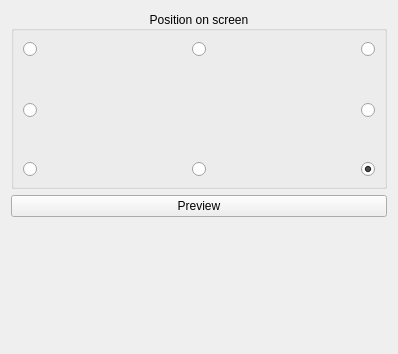
<?xml version="1.0" encoding="UTF-8"?>
<ui version="4.0">
 <class>AppearanceSettings</class>
 <widget class="QWidget" name="BasicSettings">
  <property name="geometry">
   <rect>
    <x>0</x>
    <y>0</y>
    <width>398</width>
    <height>354</height>
   </rect>
  </property>
  <layout class="QVBoxLayout" name="verticalLayout">
   <item>
    <widget class="QGroupBox" name="groupBox">
     <property name="title">
      <string>Position on screen</string>
     </property>
     <property name="alignment">
      <set>Qt::AlignCenter</set>
     </property>
     <layout class="QGridLayout" name="gridLayout">
      <item row="2" column="4">
       <widget class="QRadioButton" name="bottomRightRB">
        <property name="text">
         <string/>
        </property>
        <property name="checked">
         <bool>true</bool>
        </property>
        <attribute name="buttonGroup">
         <string notr="true">buttonGroup</string>
        </attribute>
       </widget>
      </item>
      <item row="1" column="4">
       <widget class="QRadioButton" name="centerRightRB">
        <property name="text">
         <string/>
        </property>
        <attribute name="buttonGroup">
         <string notr="true">buttonGroup</string>
        </attribute>
       </widget>
      </item>
      <item row="0" column="1">
       <spacer name="horizontalSpacer">
        <property name="orientation">
         <enum>Qt::Horizontal</enum>
        </property>
        <property name="sizeType">
         <enum>QSizePolicy::Expanding</enum>
        </property>
        <property name="sizeHint" stdset="0">
         <size>
          <width>40</width>
          <height>20</height>
         </size>
        </property>
       </spacer>
      </item>
      <item row="0" column="2">
       <widget class="QRadioButton" name="topCenterRB">
        <property name="text">
         <string/>
        </property>
        <attribute name="buttonGroup">
         <string notr="true">buttonGroup</string>
        </attribute>
       </widget>
      </item>
      <item row="2" column="2">
       <widget class="QRadioButton" name="bottomCenterRB">
        <property name="text">
         <string/>
        </property>
        <attribute name="buttonGroup">
         <string notr="true">buttonGroup</string>
        </attribute>
       </widget>
      </item>
      <item row="0" column="0">
       <widget class="QRadioButton" name="topLeftRB">
        <property name="text">
         <string/>
        </property>
        <attribute name="buttonGroup">
         <string notr="true">buttonGroup</string>
        </attribute>
       </widget>
      </item>
      <item row="0" column="4">
       <widget class="QRadioButton" name="topRightRB">
        <property name="text">
         <string/>
        </property>
        <attribute name="buttonGroup">
         <string notr="true">buttonGroup</string>
        </attribute>
       </widget>
      </item>
      <item row="1" column="0">
       <widget class="QRadioButton" name="centerLeftRB">
        <property name="text">
         <string/>
        </property>
        <attribute name="buttonGroup">
         <string notr="true">buttonGroup</string>
        </attribute>
       </widget>
      </item>
      <item row="2" column="0">
       <widget class="QRadioButton" name="bottomLeftRB">
        <property name="text">
         <string/>
        </property>
        <attribute name="buttonGroup">
         <string notr="true">buttonGroup</string>
        </attribute>
       </widget>
      </item>
      <item row="0" column="3">
       <spacer name="horizontalSpacer_2">
        <property name="orientation">
         <enum>Qt::Horizontal</enum>
        </property>
        <property name="sizeType">
         <enum>QSizePolicy::Expanding</enum>
        </property>
        <property name="sizeHint" stdset="0">
         <size>
          <width>40</width>
          <height>20</height>
         </size>
        </property>
       </spacer>
      </item>
      <item row="1" column="0">
       <spacer name="spacer">
        <property name="orientation">
         <enum>Qt::Vertical</enum>
        </property>
        <property name="sizeType">
         <enum>QSizePolicy::Minimum</enum>
        </property>
        <property name="sizeHint" stdset="0">
         <size>
          <width>100</width>
          <height>90</height>
         </size>
        </property>
       </spacer>
      </item>
      <item row="1" column="2">
       <spacer name="spacer_2">
        <property name="orientation">
         <enum>Qt::Vertical</enum>
        </property>
        <property name="sizeType">
         <enum>QSizePolicy::Minimum</enum>
        </property>
        <property name="sizeHint" stdset="0">
         <size>
          <width>100</width>
          <height>90</height>
         </size>
        </property>
       </spacer>
      </item>
     </layout>
    </widget>
   </item>
   <item>
    <widget class="QPushButton" name="previewButton">
     <property name="text">
      <string>Preview</string>
     </property>
    </widget>
   </item>
   <item>
    <spacer name="verticalSpacer">
     <property name="orientation">
      <enum>Qt::Vertical</enum>
     </property>
     <property name="sizeHint" stdset="0">
      <size>
       <width>105</width>
       <height>21</height>
      </size>
     </property>
    </spacer>
   </item>
   <item>
    <widget class="QLabel" name="warningLabel">
     <property name="wordWrap">
      <bool>true</bool>
     </property>
    </widget>
   </item>
  </layout>
 </widget>
 <resources/>
 <connections/>
 <buttongroups>
  <buttongroup name="buttonGroup"/>
 </buttongroups>
</ui>
